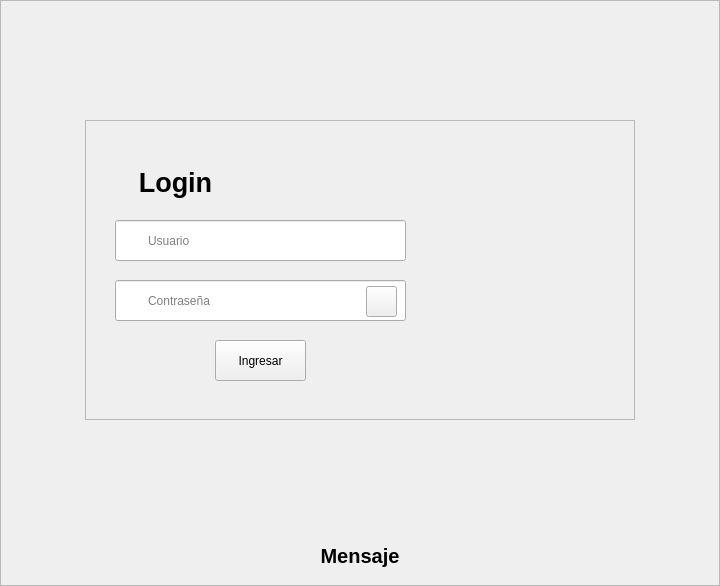
<?xml version="1.0" encoding="UTF-8"?>
<ui version="4.0">
 <class>Login</class>
 <widget class="QWidget" name="Login">
  <property name="geometry">
   <rect>
    <x>0</x>
    <y>0</y>
    <width>720</width>
    <height>586</height>
   </rect>
  </property>
  <property name="windowTitle">
   <string>Form</string>
  </property>
  <property name="styleSheet">
   <string notr="true"/>
  </property>
  <layout class="QVBoxLayout" name="verticalLayout">
   <property name="spacing">
    <number>0</number>
   </property>
   <property name="leftMargin">
    <number>0</number>
   </property>
   <property name="topMargin">
    <number>0</number>
   </property>
   <property name="rightMargin">
    <number>0</number>
   </property>
   <property name="bottomMargin">
    <number>0</number>
   </property>
   <item>
    <widget class="QFrame" name="espacio_principal">
     <property name="frameShape">
      <enum>QFrame::StyledPanel</enum>
     </property>
     <property name="frameShadow">
      <enum>QFrame::Raised</enum>
     </property>
     <property name="tipo" stdset="0">
      <string>espacio_principal_login</string>
     </property>
     <layout class="QVBoxLayout" name="verticalLayout_2">
      <item alignment="Qt::AlignHCenter|Qt::AlignVCenter">
       <widget class="QFrame" name="espacio_login">
        <property name="sizePolicy">
         <sizepolicy hsizetype="Preferred" vsizetype="Preferred">
          <horstretch>0</horstretch>
          <verstretch>200</verstretch>
         </sizepolicy>
        </property>
        <property name="minimumSize">
         <size>
          <width>550</width>
          <height>300</height>
         </size>
        </property>
        <property name="maximumSize">
         <size>
          <width>550</width>
          <height>300</height>
         </size>
        </property>
        <property name="sizeIncrement">
         <size>
          <width>1</width>
          <height>0</height>
         </size>
        </property>
        <property name="styleSheet">
         <string notr="true"/>
        </property>
        <property name="frameShape">
         <enum>QFrame::StyledPanel</enum>
        </property>
        <property name="frameShadow">
         <enum>QFrame::Raised</enum>
        </property>
        <property name="tipo" stdset="0">
         <string>espacio_login</string>
        </property>
        <widget class="QLineEdit" name="input_contrasena">
         <property name="geometry">
          <rect>
           <x>30</x>
           <y>160</y>
           <width>291</width>
           <height>41</height>
          </rect>
         </property>
         <property name="toolTip">
          <string>Escriba su contraseña</string>
         </property>
         <property name="styleSheet">
          <string notr="true">padding-left:30px;</string>
         </property>
         <property name="text">
          <string/>
         </property>
         <property name="echoMode">
          <enum>QLineEdit::Password</enum>
         </property>
         <property name="placeholderText">
          <string>Contraseña</string>
         </property>
         <property name="cursorMoveStyle">
          <enum>Qt::VisualMoveStyle</enum>
         </property>
         <property name="tipo" stdset="0">
          <string>login</string>
         </property>
        </widget>
        <widget class="QLabel" name="titulo_login">
         <property name="geometry">
          <rect>
           <x>30</x>
           <y>32</y>
           <width>121</width>
           <height>61</height>
          </rect>
         </property>
         <property name="font">
          <font>
           <family>Segoe UI</family>
           <pointsize>20</pointsize>
           <weight>75</weight>
           <italic>false</italic>
           <bold>true</bold>
          </font>
         </property>
         <property name="styleSheet">
          <string notr="true"/>
         </property>
         <property name="text">
          <string>Login</string>
         </property>
         <property name="alignment">
          <set>Qt::AlignCenter</set>
         </property>
         <property name="tipo" stdset="0">
          <string>titulo_form</string>
         </property>
        </widget>
        <widget class="QLineEdit" name="input_usuario">
         <property name="geometry">
          <rect>
           <x>30</x>
           <y>100</y>
           <width>291</width>
           <height>41</height>
          </rect>
         </property>
         <property name="toolTip">
          <string>Escriba su nombre de usuario aqui</string>
         </property>
         <property name="styleSheet">
          <string notr="true">padding-left:30px;</string>
         </property>
         <property name="placeholderText">
          <string>Usuario</string>
         </property>
         <property name="tipo" stdset="0">
          <string>login</string>
         </property>
        </widget>
        <widget class="QPushButton" name="boton_ingresar">
         <property name="geometry">
          <rect>
           <x>130</x>
           <y>220</y>
           <width>91</width>
           <height>41</height>
          </rect>
         </property>
         <property name="cursor">
          <cursorShape>PointingHandCursor</cursorShape>
         </property>
         <property name="styleSheet">
          <string notr="true"/>
         </property>
         <property name="text">
          <string>Ingresar</string>
         </property>
        </widget>
        <widget class="QLabel" name="icono_contrasena">
         <property name="geometry">
          <rect>
           <x>37</x>
           <y>171</y>
           <width>21</width>
           <height>21</height>
          </rect>
         </property>
         <property name="styleSheet">
          <string notr="true"/>
         </property>
         <property name="text">
          <string/>
         </property>
         <property name="scaledContents">
          <bool>true</bool>
         </property>
        </widget>
        <widget class="QLabel" name="icono_usuario">
         <property name="geometry">
          <rect>
           <x>37</x>
           <y>111</y>
           <width>21</width>
           <height>21</height>
          </rect>
         </property>
         <property name="styleSheet">
          <string notr="true"/>
         </property>
         <property name="text">
          <string/>
         </property>
         <property name="scaledContents">
          <bool>true</bool>
         </property>
        </widget>
        <widget class="QLabel" name="logo_del_tela">
         <property name="geometry">
          <rect>
           <x>340</x>
           <y>60</y>
           <width>181</width>
           <height>171</height>
          </rect>
         </property>
         <property name="styleSheet">
          <string notr="true"/>
         </property>
         <property name="text">
          <string/>
         </property>
         <property name="pixmap">
          <pixmap resource="../recursos_de_imagenes_tela_app.qrc">:/imagenes_y_logos/recursos_de_imagenes/Tela.png</pixmap>
         </property>
         <property name="scaledContents">
          <bool>true</bool>
         </property>
        </widget>
        <widget class="QToolButton" name="boton_ver_contrasena">
         <property name="geometry">
          <rect>
           <x>281</x>
           <y>166</y>
           <width>31</width>
           <height>31</height>
          </rect>
         </property>
         <property name="styleSheet">
          <string notr="true"/>
         </property>
         <property name="text">
          <string/>
         </property>
         <property name="checkable">
          <bool>true</bool>
         </property>
         <property name="checked">
          <bool>false</bool>
         </property>
         <property name="autoRepeat">
          <bool>false</bool>
         </property>
         <property name="popupMode">
          <enum>QToolButton::DelayedPopup</enum>
         </property>
         <property name="toolButtonStyle">
          <enum>Qt::ToolButtonIconOnly</enum>
         </property>
         <property name="autoRaise">
          <bool>false</bool>
         </property>
         <property name="arrowType">
          <enum>Qt::NoArrow</enum>
         </property>
        </widget>
       </widget>
      </item>
      <item alignment="Qt::AlignHCenter|Qt::AlignBottom">
       <widget class="QLabel" name="label_mensaje_usuario">
        <property name="sizePolicy">
         <sizepolicy hsizetype="Expanding" vsizetype="Preferred">
          <horstretch>0</horstretch>
          <verstretch>0</verstretch>
         </sizepolicy>
        </property>
        <property name="minimumSize">
         <size>
          <width>700</width>
          <height>40</height>
         </size>
        </property>
        <property name="maximumSize">
         <size>
          <width>700</width>
          <height>30</height>
         </size>
        </property>
        <property name="font">
         <font>
          <family>Segoe UI</family>
          <pointsize>15</pointsize>
          <weight>75</weight>
          <italic>false</italic>
          <bold>true</bold>
         </font>
        </property>
        <property name="text">
         <string>Mensaje</string>
        </property>
        <property name="alignment">
         <set>Qt::AlignCenter</set>
        </property>
        <property name="wordWrap">
         <bool>true</bool>
        </property>
        <property name="openExternalLinks">
         <bool>false</bool>
        </property>
        <property name="tipo" stdset="0">
         <string>texto</string>
        </property>
       </widget>
      </item>
     </layout>
    </widget>
   </item>
  </layout>
 </widget>
 <tabstops>
  <tabstop>input_usuario</tabstop>
  <tabstop>input_contrasena</tabstop>
  <tabstop>boton_ingresar</tabstop>
 </tabstops>
 <resources>
  <include location="../recursos_de_imagenes_tela_app.qrc"/>
  <include location="../recursos_de_imagenes_tela_app.qrc"/>
 </resources>
 <connections/>
</ui>
